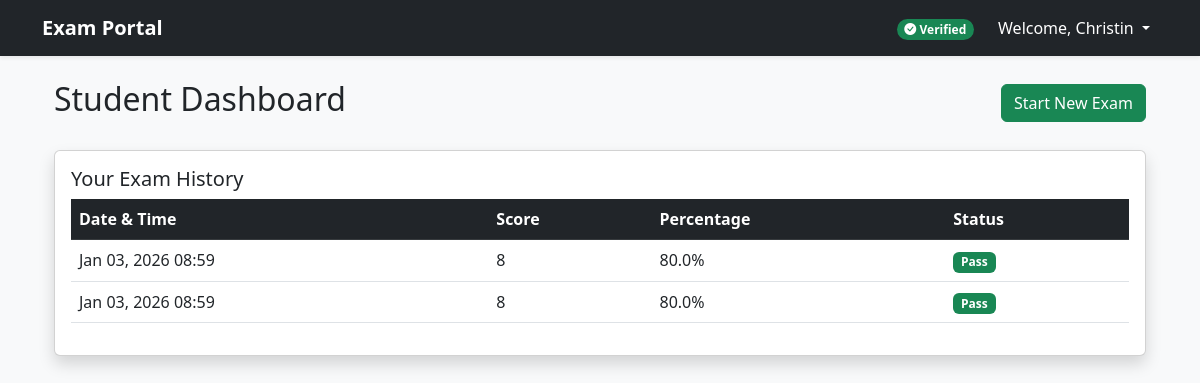
/dashboard/ (signed in), run on the app's committed database.
### core/models.py (models this page shows)
class Result(models.Model):
    user = models.ForeignKey(User, on_delete=models.CASCADE) # Secure login data [cite: 7, 95]
    score = models.IntegerField() # Score calculated [cite: 79]
    percentage = models.FloatField() # Percentage calculated [cite: 80]
    status = models.CharField(max_length=10) # Pass/Fail status [cite: 81]
    exam_date = models.DateTimeField(auto_now_add=True) # Date & time [cite: 142]

### core/views.py (the view)
# urls.py: path('dashboard/', views.dashboard, name='dashboard'),
@login_required
def dashboard(request):
    if request.user.is_staff:
        return redirect('/admin/')
    results = Result.objects.filter(user=request.user).order_by('-exam_date')
    return render(request, 'dashboard.html', {'results': results})

### core/context_processors.py (called while the page is built)
def student_status(request):
    if request.user.is_authenticated:
        try:
            profile = StudentProfile.objects.get(user=request.user)
            return {'is_verified': profile.is_approved}
        except StudentProfile.DoesNotExist:
            return {'is_verified': False}
    return {}

### core/templates/dashboard.html
{% extends 'base.html' %}
{% block content %}
<div class="container mt-4">
    <div class="d-flex justify-content-between align-items-center mb-4">
        <h2>Student Dashboard</h2>
        <a href="{% url 'exam' %}" class="btn btn-success">Start New Exam</a>
    </div>
    <div class="card shadow">
        <div class="card-body">
            <h5 class="card-title">Your Exam History</h5>
            <table class="table table-hover">
                <thead class="table-dark">
                    <tr>
                        <th>Date & Time</th>
                        <th>Score</th>
                        <th>Percentage</th>
                        <th>Status</th>
                    </tr>
                </thead>
                <tbody>
                    {% for res in results %}
                    <tr>
                        <td>{{ res.exam_date|date:"M d, Y H:i" }}</td>
                        <td>{{ res.score }}</td>
                        <td>{{ res.percentage }}%</td>
                        <td>
                            {% if res.status == "Pass" %}
                                <span class="badge bg-success">Pass</span>
                            {% else %}
                                <span class="badge bg-danger">Fail</span>
                            {% endif %}
                        </td>
                    </tr>
                    {% empty %}
                    <tr>
                        <td colspan="4" class="text-center">No exams attempted yet.</td>
                    </tr>
                    {% endfor %}
                </tbody>
            </table>
        </div>
    </div>
</div>
{% endblock %}

### core/templates/base.html (shortened to what this page needs)
<!DOCTYPE html>
<html lang="en">
<head>
    <link href="https://cdn.jsdelivr.net/npm/bootstrap@5.3.0/dist/css/bootstrap.min.css" rel="stylesheet">
    <link rel="stylesheet" href="https://cdn.jsdelivr.net/npm/bootstrap-icons@1.11.1/font/bootstrap-icons.css">
</head>
<body class="bg-light">
    <nav class="navbar navbar-expand-lg navbar-dark bg-dark shadow-sm mb-4">
        <div class="container">
            <a class="navbar-brand fw-bold" href="{% if user.is_authenticated %}{% url 'dashboard' %}{% else %}{% url 'login' %}{% endif %}">
                Exam Portal
            </a>
            <div class="collapse navbar-collapse" id="navbarNav">
                <ul class="navbar-nav ms-auto align-items-center">
                    {% if user.is_authenticated %}
                        {% if not user.is_staff %}
                        <li class="nav-item me-3">
                            {% if is_verified %}
                            <span class="badge rounded-pill bg-success">
                                <i class="bi bi-check-circle-fill"></i> Verified
                            </span>
                            {% else %}
                            <span class="badge rounded-pill bg-warning text-dark">
                                <i class="bi bi-exclamation-triangle-fill"></i> Pending Approval
                            </span>
                            {% endif %}
                        </li>
                        {% endif %}
                        <li class="nav-item dropdown">
                            <a class="nav-link dropdown-toggle text-white" href="#" id="userDropdown" role="button" data-bs-toggle="dropdown" aria-expanded="false">
                                Welcome, {{ user.username }} {% if user.is_staff %}(Administration{% endif %}
                            </a>
                        </li>
                    {% endif %}
                </ul>
            </div>
        </div>
    </nav>
    <div class="container mb-5">
        {% block content %}{% endblock %}
    </div>
</body>
</html>

### data on the page
Result: exam_date "Jan 03, 2026 08:59", score "8", percentage "80.0", status "Pass"
Result: exam_date "Jan 03, 2026 08:59", score "8", percentage "80.0", status "Pass"

### other printed values
{{ user.username }} "Christin"
